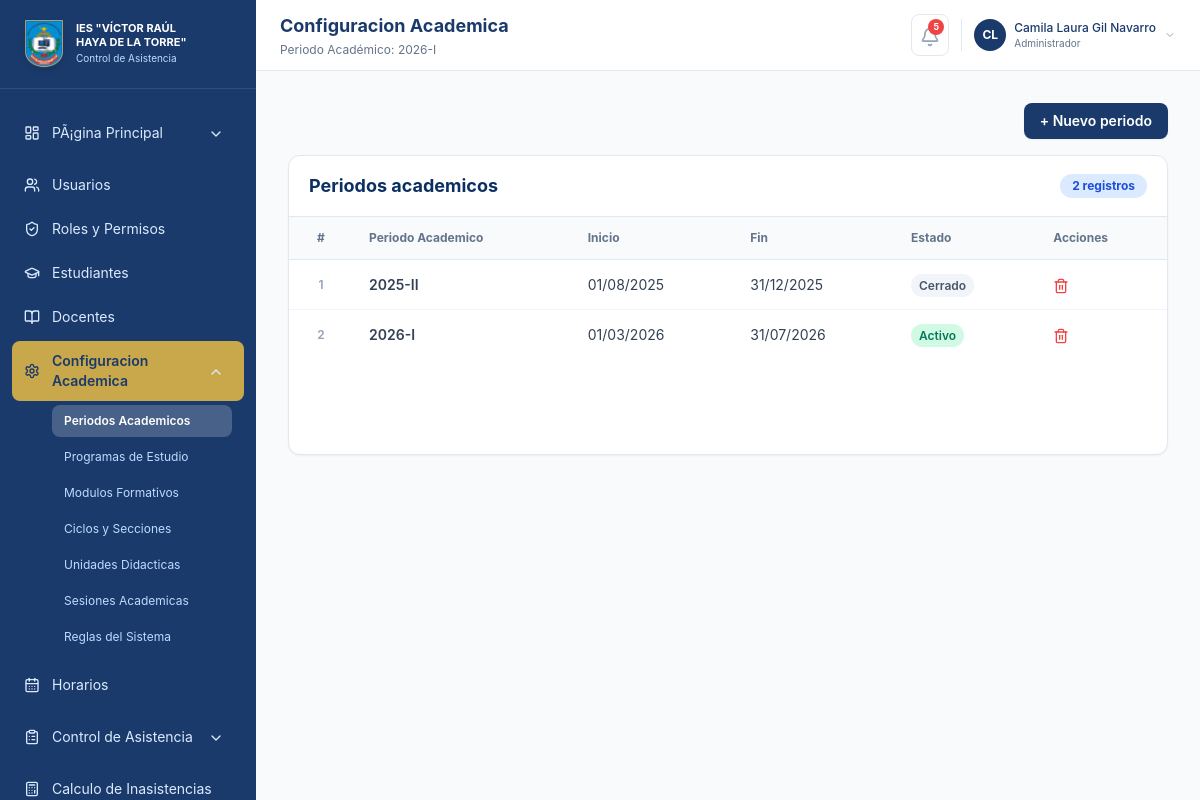
Page /index.php?m=configuracion (signed in) on the committed database.
### tables this page shows
CREATE TABLE `periodos_academicos` (
  `id` int(11) NOT NULL AUTO_INCREMENT,
  `nombre` varchar(20) NOT NULL,
  `fecha_inicio` date NOT NULL,
  `fecha_fin` date NOT NULL,
  `estado` enum('Activo','Cerrado') DEFAULT 'Activo',
  PRIMARY KEY (`id`)
);

### public/index.php (called while the page is built, shortened)
<?php
require __DIR__ . '/layout.php';

### app/db.php (called while the page is built, shortened)
<?php
function db(): PDO
{
    static $pdo = null;
    if ($pdo instanceof PDO) {
        return $pdo;
    }
    try {
        $dsn = 'mysql:host=' . DB_HOST . ';dbname=' . DB_NAME . ';charset=' . DB_CHARSET;
        $pdo = new PDO($dsn, DB_USER, DB_PASS, [
            PDO::ATTR_ERRMODE => PDO::ERRMODE_EXCEPTION,
            PDO::ATTR_DEFAULT_FETCH_MODE => PDO::FETCH_ASSOC,
            PDO::ATTR_EMULATE_PREPARES => false,
        ]);
    } catch (PDOException $e) {
        error_log('Error de base de datos: ' . $e->getMessage());
        http_response_code(500);
        die('La base de datos no está disponible. Verifique app/config.php e importe database/schema.sql antes de usar el sistema.');
    }
    return $pdo;
}

### app/repositories/ConfiguracionRepository.php (called while the page is built, shortened)
<?php
class ConfiguracionRepository
{
    private PDO $pdo;
    public function __construct(PDO $pdo)
    {
        $this->pdo = $pdo;
    }
    public function getPeriodosAcademicos(): array
    {
        $stmt = $this->pdo->query("SELECT * FROM periodos_academicos ORDER BY id DESC");
        return $stmt->fetchAll(PDO::FETCH_ASSOC);
    }
}

### app/helpers.php (called while the page is built, shortened)
<?php
require_once __DIR__ . '/db.php';
function e(string|int|float|null $value): string
{
    return htmlspecialchars((string) $value, ENT_QUOTES, 'UTF-8');
}
function badge_class(?string $estado): string
{
    return match ($estado) {
        'Activo', 'Presente', 'Registrada' => 'bg-emerald-100 text-emerald-700',
        'En riesgo', 'Tardanza', 'Pendiente' => 'bg-amber-100 text-amber-700',
        'Inhabilitado', 'Inasistente', 'Cerrada' => 'bg-red-100 text-red-700',
        'Justificado' => 'bg-blue-100 text-blue-700',
        default => 'bg-slate-100 text-slate-600',
    };
}

### public/modules/configuracion.php (the view, shortened to what this page needs)
<?php
require_once __DIR__ . '/../../app/repositories/ConfiguracionRepository.php';
$configRepo = new ConfiguracionRepository(db());
$periodos_academicos = $configRepo->getPeriodosAcademicos();
$tab = $_GET['tab'] ?? 'periodos';
?>
<div class="space-y-4">
    <div class="flex justify-end gap-3 mb-4">
        <div class="flex-shrink-0 self-end xl:self-auto">
            <?php if ($tab === 'periodos'): ?>
                <?php render_modal_button('+ Nuevo periodo', 'modal-periodo'); ?>
            <?php elseif ($tab === 'programas'): ?>
                <?php render_modal_button('+ Nuevo programa', 'modal-programa-nuevo'); ?>
            <?php elseif ($tab === 'ciclos'): ?>
                <?php render_modal_button('+ Nuevo ciclo', 'modal-ciclo'); ?>
            <?php elseif ($tab === 'sesiones'): ?>
                <?php render_modal_button('+ Nueva sesion', 'modal-sesion'); ?>
            <?php endif; ?>
        </div>
    </div>
    <?php if ($tab === 'periodos'): ?>
        <div class="overflow-x-auto overflow-y-hidden min-h-[300px] rounded-xl border border-slate-200 bg-white shadow-sm hidden md:block">
            <div class="flex items-center justify-between px-5 py-4">
                <h2 class="text-lg font-bold text-[#0b2f63]">Periodos academicos</h2>
                <span class="rounded-full bg-blue-100 px-3 py-1 text-xs font-bold text-blue-700 shrink-0 whitespace-nowrap">
                <?= count($periodos_academicos) ?> registro<?= count($periodos_academicos) !== 1 ? 's' : '' ?>
            </span>
            </div>
            <table class="w-full">
                <thead class="border-y border-slate-200 bg-slate-50"><tr><th class="table-th w-16 text-center">#</th><th class="table-th">Periodo Academico</th><th class="table-th">Inicio</th><th class="table-th">Fin</th><th class="table-th">Estado</th><th class="table-th">Acciones</th></tr></thead>
                <tbody class="divide-y divide-slate-100">
                    <?php foreach ($periodos_academicos as $index => $pa): ?>
                    <tr>
                        <td class="table-td text-center text-slate-400 text-xs font-semibold"><?= $index + 1 ?></td>
                        <td class="table-td font-semibold"><?= e($pa['nombre']) ?></td>
                        <td class="table-td"><?= e(date('d/m/Y', strtotime($pa['fecha_inicio']))) ?></td>
                        <td class="table-td"><?= e(date('d/m/Y', strtotime($pa['fecha_fin']))) ?></td>
                        <td class="table-td">
                            <?php if ($pa['estado'] === 'Activo'): ?>
                                <span class="rounded-full px-2 py-1 text-xs font-semibold <?= badge_class('Activo') ?>">Activo</span>
                            <?php else: ?>
                                <span class="rounded-full bg-slate-100 px-2 py-1 text-xs font-semibold text-slate-600">Cerrado</span>
                            <?php endif; ?>
                        </td>
                        <td class="table-td">
                            <button type="button" onclick="deleteEntityAction('periodo_academico', <?= (int)$pa['id'] ?>)" class="text-red-500 hover:text-red-700 transition" title="Eliminar"><i data-lucide="trash-2" class="h-4 w-4"></i></button>
                        </td>
                    </tr>
                    <?php endforeach; ?>
                </tbody>
            </table>
        </div>
    <?php endif; ?>
</div>

### public/assets/app.css (style rules this page uses)
body { font-family: Inter, ui-sans-serif, system-ui, -apple-system, BlinkMacSystemFont, "Segoe UI", sans-serif; }
.table-th { padding: 0.75rem 1rem; text-align: left; font-size: 0.75rem; font-weight: 700; color: #64748b; }
.table-td { padding: 0.875rem 1rem; font-size: 0.875rem; color: #334155; vertical-align: middle; }
.lucide { display: inline-block; flex-shrink: 0; stroke-width: 2; vertical-align: middle; }

### rows in the picture
periodos_academicos: nombre "2025-II", fecha_inicio "01/08/2025", fecha_fin "31/12/2025", estado "Cerrado"
periodos_academicos: nombre "2026-I", fecha_inicio "01/03/2026", fecha_fin "31/07/2026"

### other values in the picture
$label "PÃ¡gina Principal"
$label "Usuarios"
$label "Roles y Permisos"
$label "Estudiantes"
$label "Docentes"
$label "Configuracion Academica"
$tLabel "Periodos Academicos"
$tLabel "Programas de Estudio"
$tLabel "Modulos Formativos"
$tLabel "Ciclos y Secciones"
$tLabel "Unidades Didacticas"
$tLabel "Sesiones Academicas"
$tLabel "Reglas del Sistema"
$label "Horarios"
$label "Control de Asistencia"
